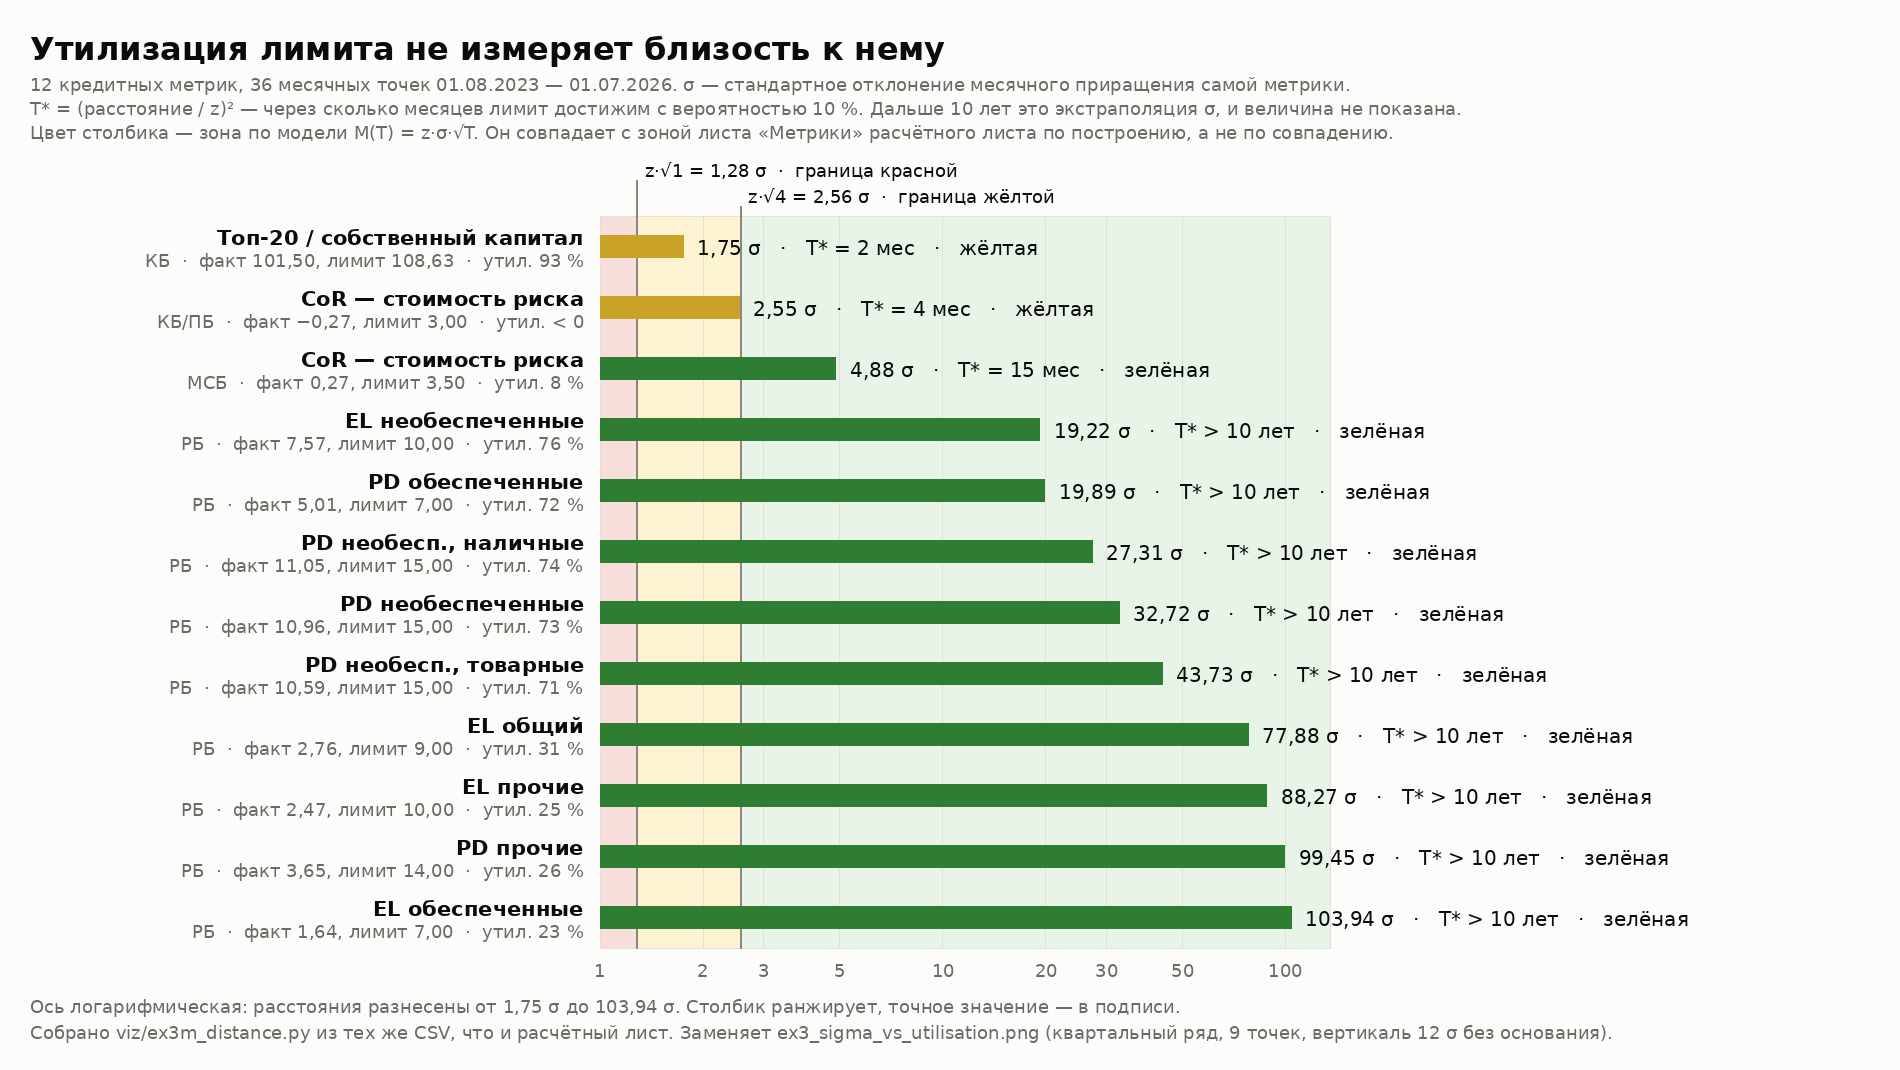

Here is the Python script that generated this plot:
#!/usr/bin/env python3
# -*- coding: utf-8 -*-
"""Расстояние до лимита в собственных σ — 12 кредитных метрик, месячный ряд.

Заменяет `ex3_sigma_vs_utilisation.png`, посчитанный на квартальном ряде из
девяти точек. Прежний файл остаётся в репозитории: по нему собран § 3
аналитической записки v0.5, и стереть его — значит потерять доказательство
того, что вывод проверялся (§ 5 корневого CLAUDE.md, образец — PR #15).

**Что изменилось помимо данных.** У прежней версии вертикаль стояла на 12 σ
с подписью «граница практической достижимости» — число ниоткуда. Здесь границы
берутся из той же модели, что и зоны книги:

    попасть на лимит за T месяцев с вероятностью 10 % ⇔ расстояние < z(0,90)·√T

то есть 1,2816 σ для T = 1 и 2,5631 σ для T = 4 — ровно границы M(1) и M(4),
по которым размечены зоны в расчётном листе. Поэтому цвет столбика на картинке
совпадает с зоной метрики на листе «Метрики» по построению, а не по совпадению:
это проверка согласованности, а не украшение.

Ось логарифмическая: расстояния разнесены от 1,75 σ до 103,94 σ, на линейной
шкале девять метрик из двенадцати слились бы в одну полосу. Подписи дают точное
значение, столбик служит только для ранжирования.

Почему PIL, а не matplotlib: matplotlib в контейнере сессии нет (та же причина,
что в `zone_ladder.py`); `charts.py` собирался в другой среде.

    python3 ex3m_distance.py        # -> ex3m_distance.png
"""

import csv
import math
import os
import statistics as st
import sys

from PIL import Image, ImageDraw, ImageFont

HERE = os.path.dirname(os.path.abspath(__file__))
sys.path.insert(0, os.path.join(HERE, "..", "build"))
from metrics_data import load_rb, METRICS_COR            # noqa: E402

T20 = os.path.join(HERE, "..", "data", "top20_monthly_2023_08_2026_07.csv")
OUT = os.path.join(HERE, "ex3m_distance.png")

Z90 = 1.2815515655446004
K_G26 = 439961.267 / 503086.114          # СК_бал / СК_рег на 01.01.2026
L_REG = 95.0

W, H = 1900, 1070
PAD_L, PAD_R, PAD_T, PAD_B = 600, 570, 216, 122
SURFACE, INK, MUTED, GRID = "#fcfcfb", "#0b0b0b", "#6b6a66", "#e1e0d9"
BAND_G, BAND_Y, BAND_R = "#e8f4e7", "#fdf3d2", "#f8dedb"
BAR_G, BAR_Y, BAR_R = "#2f7d32", "#c9a227", "#c0554a"
FONT = "/usr/share/fonts/truetype/dejavu/DejaVuSans.ttf"
FONT_B = "/usr/share/fonts/truetype/dejavu/DejaVuSans-Bold.ttf"

SHORT = {
    "el_total": "EL общий",
    "el_unsecured": "EL необеспеченные",
    "el_secured": "EL обеспеченные",
    "el_other": "EL прочие",
    "pd_unsecured": "PD необеспеченные",
    "pd_unsecured_cash": "PD необесп., наличные",
    "pd_unsecured_goods": "PD необесп., товарные",
    "pd_secured": "PD обеспеченные",
    "pd_other": "PD прочие",
}


def ru(x, nd):
    """Русский формат: запятая и типографский минус."""
    return f"{x:.{nd}f}".replace("-", "−").replace(".", ",")


def tstar_ru(t):
    """T* в месяцах. Дальше 10 лет это уже экстраполяция σ, и её не показываем."""
    if t < 24:
        return f"T* = {t:.0f} мес"
    if t <= 120:
        return f"T* = {t / 12:.0f} лет"
    return "T* > 10 лет"


def stat(v, lim):
    d = [v[i] - v[i - 1] for i in range(1, len(v))]
    s = st.stdev(d)
    dist = (lim - v[-1]) / s
    return dict(sigma=s, fact=v[-1], lim=lim, util=100 * v[-1] / lim,
                dist=dist, tstar=(dist / Z90) ** 2)


def collect():
    with open(T20, encoding="utf-8") as fh:
        rows = list(csv.DictReader(fh, delimiter=";"))
    out = [("Топ-20 / собственный капитал", "КБ",
            stat([float(r["coef_new"]) * 100 for r in rows], L_REG / K_G26))]
    seg_ru = {"KB_PB": "КБ/ПБ", "MSB": "МСБ", "RB": "РБ"}
    for code, _name, seg, lim, _col in METRICS_COR:
        out.append(("CoR — стоимость риска", seg_ru[seg],
                    stat([float(r[code]) * 100 for r in rows], lim)))
    _dates, rb = load_rb()
    for code, _name, seg, lim, vals in rb:
        out.append((SHORT[code], seg_ru[seg], stat(vals, lim)))
    return sorted(out, key=lambda x: x[2]["dist"])


def zone(dist):
    if dist < Z90:
        return BAR_R, "красная"
    if dist < Z90 * 2:
        return BAR_Y, "жёлтая"
    return BAR_G, "зелёная"


def main():
    m = collect()
    lo, hi = 1.0, 135.0
    lx = lambda x: (PAD_L + (math.log10(max(x, lo)) - math.log10(lo))
                    / (math.log10(hi) - math.log10(lo)) * (W - PAD_L - PAD_R))
    band = (H - PAD_T - PAD_B) / len(m)

    im = Image.new("RGB", (W, H), SURFACE)
    dr = ImageDraw.Draw(im)
    f_t = ImageFont.truetype(FONT_B, 32)
    f_n = ImageFont.truetype(FONT_B, 21)
    f_l = ImageFont.truetype(FONT, 20)
    f_s = ImageFont.truetype(FONT, 18)

    # фоновые полосы зон
    for a, b, colour in ((lo, Z90, BAND_R), (Z90, Z90 * 2, BAND_Y), (Z90 * 2, hi, BAND_G)):
        dr.rectangle([lx(a), PAD_T, lx(b), H - PAD_B], fill=colour)

    # логарифмическая сетка
    for t in (1, 2, 3, 5, 10, 20, 30, 50, 100):
        if lo <= t <= hi:
            dr.line([lx(t), PAD_T, lx(t), H - PAD_B], fill=GRID)
            dr.text((lx(t), H - PAD_B + 12), str(t), font=f_s, fill=MUTED, anchor="ma")
    dr.rectangle([PAD_L, PAD_T, W - PAD_R, H - PAD_B], outline=GRID)

    # границы модели: две строки, чтобы подписи не налезали друг на друга
    for val, lab, dy in ((Z90, "z·√1 = 1,28 σ  ·  граница красной", 56),
                         (Z90 * 2, "z·√4 = 2,56 σ  ·  граница жёлтой", 30)):
        dr.line([lx(val), PAD_T - dy + 20, lx(val), H - PAD_B], fill="#8a8781", width=2)
        dr.text((lx(val) + 8, PAD_T - dy), lab, font=f_s, fill=INK)

    for i, (name, seg, s) in enumerate(m):
        yc = PAD_T + i * band + band / 2
        colour, zname = zone(s["dist"])
        dr.rectangle([PAD_L, yc - 11, lx(s["dist"]), yc + 11], fill=colour)
        dr.text((PAD_L - 16, yc - 21), name, font=f_n, fill=INK, anchor="ra")
        util = "утил. < 0" if s["util"] < 0 else f"утил. {s['util']:.0f} %"
        dr.text((PAD_L - 16, yc + 4),
                f"{seg}  ·  факт {ru(s['fact'], 2)}, лимит {ru(s['lim'], 2)}  ·  {util}",
                font=f_s, fill=MUTED, anchor="ra")
        dr.text((lx(s["dist"]) + 14, yc - 10),
                f"{ru(s['dist'], 2)} σ   ·   {tstar_ru(s['tstar'])}   ·   {zname}",
                font=f_l, fill=INK)

    dr.text((30, 30), "Утилизация лимита не измеряет близость к нему", font=f_t, fill=INK)
    for j, line in enumerate((
            "12 кредитных метрик, 36 месячных точек 01.08.2023 — 01.07.2026. "
            "σ — стандартное отклонение месячного приращения самой метрики.",
            "T* = (расстояние / z)² — через сколько месяцев лимит достижим с "
            "вероятностью 10 %. Дальше 10 лет это экстраполяция σ, и величина не показана.",
            "Цвет столбика — зона по модели M(T) = z·σ·√T. Он совпадает с зоной "
            "листа «Метрики» расчётного листа по построению, а не по совпадению.")):
        dr.text((30, 74 + j * 24), line, font=f_s, fill=MUTED)

    dr.text((30, H - 74),
            "Ось логарифмическая: расстояния разнесены от 1,75 σ до 103,94 σ. "
            "Столбик ранжирует, точное значение — в подписи.", font=f_s, fill=MUTED)
    dr.text((30, H - 48),
            "Собрано viz/ex3m_distance.py из тех же CSV, что и расчётный лист. "
            "Заменяет ex3_sigma_vs_utilisation.png (квартальный ряд, 9 точек, "
            "вертикаль 12 σ без основания).", font=f_s, fill=MUTED)

    im.save(OUT)
    print("написан", os.path.relpath(OUT, HERE))
    for name, seg, s in m:
        print(f"  {name:30s} {seg:8s} σ={s['sigma']:7.4f} "
              f"утил={s['util']:6.1f}%  {s['dist']:7.2f} σ  T*={s['tstar']:8.1f} мес  "
              f"{zone(s['dist'])[1]}")


if __name__ == "__main__":
    main()
